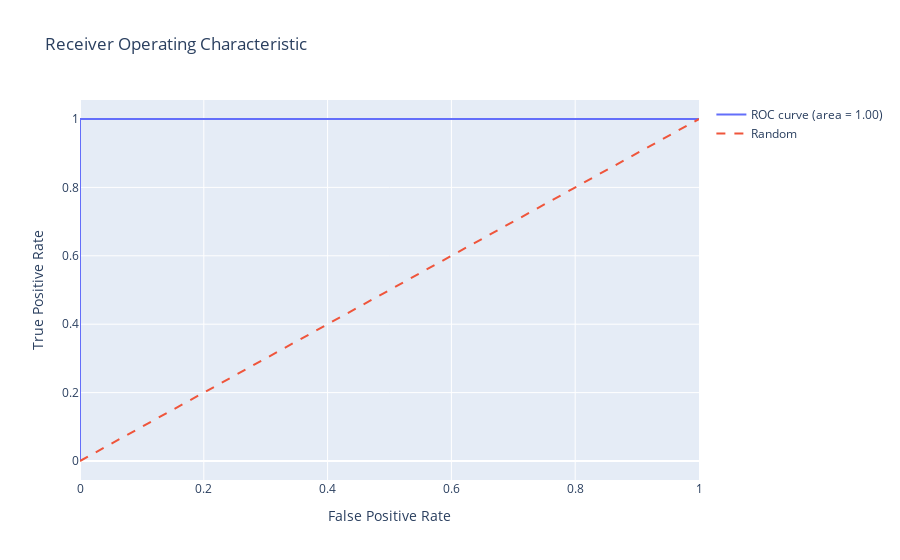

Notebook code cell kept with this figure:
### Code cell
trace0 = go.Scatter(x=fpr, y=tpr, mode='lines', name=f'ROC curve (area = {roc_auc:.2f})')
trace1 = go.Scatter(x=[0, 1], y=[0, 1], mode='lines', name='Random', line={'dash': 'dash'})
layout = go.Layout(
    title='Receiver Operating Characteristic',
    xaxis=dict(title='False Positive Rate'),
    yaxis=dict(title='True Positive Rate'),
    showlegend=True
)
fig = go.Figure(data=[trace0, trace1], layout=layout)
fig.show()

### Figure 1 — Plotly figure (JSON) as saved in the notebook; plotly's stock layout.template omitted (floating-point values rounded to 4 significant figures)
{"data": [{"mode": "lines", "name": "ROC curve (area = 1.00)", "type": "scatter", "x": [0, 0, 0, 1], "y": [0, 0.1, 1, 1]}, {"line": {"dash": "dash"}, "mode": "lines", "name": "Random", "type": "scatter", "x": [0, 1], "y": [0, 1]}], "layout": {"showlegend": true, "title": {"text": "Receiver Operating Characteristic"}, "xaxis": {"title": {"text": "False Positive Rate"}}, "yaxis": {"title": {"text": "True Positive Rate"}}}}
